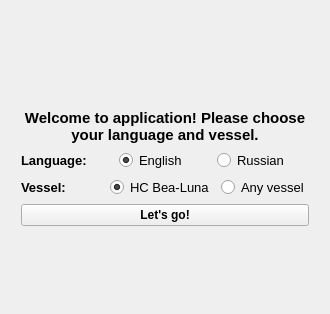
<?xml version="1.0" encoding="UTF-8"?>
<ui version="4.0">
 <class>Draft_survey</class>
 <widget class="QWidget" name="Draft_survey">
  <property name="geometry">
   <rect>
    <x>0</x>
    <y>0</y>
    <width>330</width>
    <height>314</height>
   </rect>
  </property>
  <property name="sizePolicy">
   <sizepolicy hsizetype="Preferred" vsizetype="Preferred">
    <horstretch>1</horstretch>
    <verstretch>0</verstretch>
   </sizepolicy>
  </property>
  <property name="windowTitle">
   <string>Draft survey</string>
  </property>
  <layout class="QGridLayout" name="gridLayout">
   <item row="5" column="1">
    <widget class="QPushButton" name="letsgo_btn">
     <property name="font">
      <font>
       <weight>75</weight>
       <bold>true</bold>
      </font>
     </property>
     <property name="text">
      <string>Let's go!</string>
     </property>
    </widget>
   </item>
   <item row="2" column="1">
    <widget class="QLabel" name="welcome_label">
     <property name="font">
      <font>
       <family>Tahoma</family>
       <pointsize>11</pointsize>
       <weight>75</weight>
       <bold>true</bold>
      </font>
     </property>
     <property name="text">
      <string>Welcome to application! Please choose your language and vessel.</string>
     </property>
     <property name="alignment">
      <set>Qt::AlignCenter</set>
     </property>
     <property name="wordWrap">
      <bool>true</bool>
     </property>
     <property name="margin">
      <number>7</number>
     </property>
     <property name="indent">
      <number>-1</number>
     </property>
    </widget>
   </item>
   <item row="1" column="1">
    <widget class="QLabel" name="bea_luna_pic">
     <property name="sizePolicy">
      <sizepolicy hsizetype="Preferred" vsizetype="Preferred">
       <horstretch>0</horstretch>
       <verstretch>0</verstretch>
      </sizepolicy>
     </property>
     <property name="frameShape">
      <enum>QFrame::NoFrame</enum>
     </property>
     <property name="midLineWidth">
      <number>1</number>
     </property>
     <property name="text">
      <string/>
     </property>
     <property name="pixmap">
      <pixmap>HC_BEA_LUNAcr.jpg</pixmap>
     </property>
     <property name="alignment">
      <set>Qt::AlignCenter</set>
     </property>
    </widget>
   </item>
   <item row="3" column="1">
    <layout class="QHBoxLayout" name="horizontalLayout">
     <item>
      <widget class="QLabel" name="lang_label">
       <property name="font">
        <font>
         <family>Tahoma</family>
         <pointsize>10</pointsize>
         <weight>75</weight>
         <bold>true</bold>
        </font>
       </property>
       <property name="text">
        <string>Language:</string>
       </property>
      </widget>
     </item>
     <item>
      <widget class="QRadioButton" name="eng_radiobtn">
       <property name="font">
        <font>
         <family>Tahoma</family>
         <pointsize>10</pointsize>
        </font>
       </property>
       <property name="text">
        <string>English</string>
       </property>
       <property name="checked">
        <bool>true</bool>
       </property>
       <attribute name="buttonGroup">
        <string notr="true">buttonGroup</string>
       </attribute>
      </widget>
     </item>
     <item>
      <widget class="QRadioButton" name="rus_radiobtn">
       <property name="font">
        <font>
         <family>Tahoma</family>
         <pointsize>10</pointsize>
        </font>
       </property>
       <property name="text">
        <string>Russian</string>
       </property>
       <property name="checked">
        <bool>false</bool>
       </property>
       <attribute name="buttonGroup">
        <string notr="true">buttonGroup</string>
       </attribute>
      </widget>
     </item>
    </layout>
   </item>
   <item row="4" column="1">
    <layout class="QHBoxLayout" name="horizontalLayout_2">
     <item>
      <widget class="QLabel" name="vessel_label">
       <property name="font">
        <font>
         <family>Tahoma</family>
         <pointsize>10</pointsize>
         <weight>75</weight>
         <bold>true</bold>
        </font>
       </property>
       <property name="text">
        <string>Vessel:</string>
       </property>
      </widget>
     </item>
     <item>
      <widget class="QRadioButton" name="bealuna_radiobtn">
       <property name="font">
        <font>
         <family>Tahoma</family>
         <pointsize>10</pointsize>
        </font>
       </property>
       <property name="text">
        <string>HC Bea-Luna</string>
       </property>
       <property name="checked">
        <bool>true</bool>
       </property>
       <attribute name="buttonGroup">
        <string notr="true">buttonGroup_2</string>
       </attribute>
      </widget>
     </item>
     <item>
      <widget class="QRadioButton" name="anyvsl_radiobtn">
       <property name="font">
        <font>
         <family>Tahoma</family>
         <pointsize>10</pointsize>
        </font>
       </property>
       <property name="text">
        <string>Any vessel</string>
       </property>
       <property name="checked">
        <bool>false</bool>
       </property>
       <attribute name="buttonGroup">
        <string notr="true">buttonGroup_2</string>
       </attribute>
      </widget>
     </item>
    </layout>
   </item>
   <item row="5" column="0">
    <spacer name="horizontalSpacer">
     <property name="orientation">
      <enum>Qt::Horizontal</enum>
     </property>
     <property name="sizeHint" stdset="0">
      <size>
       <width>40</width>
       <height>20</height>
      </size>
     </property>
    </spacer>
   </item>
   <item row="6" column="1">
    <spacer name="verticalSpacer">
     <property name="orientation">
      <enum>Qt::Vertical</enum>
     </property>
     <property name="sizeHint" stdset="0">
      <size>
       <width>20</width>
       <height>40</height>
      </size>
     </property>
    </spacer>
   </item>
   <item row="5" column="2">
    <spacer name="horizontalSpacer_2">
     <property name="orientation">
      <enum>Qt::Horizontal</enum>
     </property>
     <property name="sizeHint" stdset="0">
      <size>
       <width>40</width>
       <height>20</height>
      </size>
     </property>
    </spacer>
   </item>
   <item row="0" column="1">
    <spacer name="verticalSpacer_2">
     <property name="orientation">
      <enum>Qt::Vertical</enum>
     </property>
     <property name="sizeHint" stdset="0">
      <size>
       <width>20</width>
       <height>40</height>
      </size>
     </property>
    </spacer>
   </item>
  </layout>
 </widget>
 <resources/>
 <connections/>
 <buttongroups>
  <buttongroup name="buttonGroup_2"/>
  <buttongroup name="buttonGroup"/>
 </buttongroups>
</ui>
